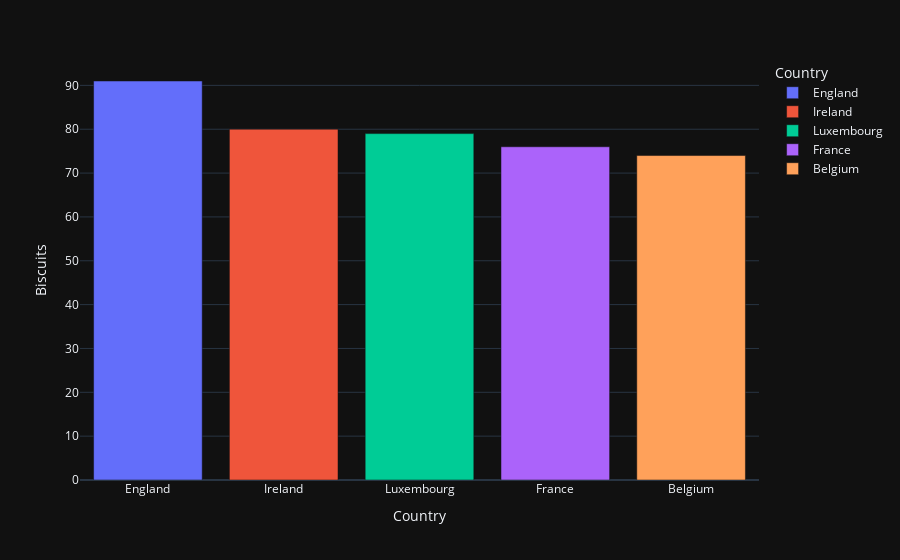

The code cell stored with this chart in its notebook:
### Code cell
fig = px.bar(top5biscuits, x='Country', y='Biscuits', color='Country', template="plotly_dark")
fig.show()

### Figure 1 — Plotly figure (JSON) as saved in the notebook; plotly's stock layout.template omitted (floating-point values rounded to 4 significant figures)
{"data": [{"alignmentgroup": "True", "hovertemplate": "Country=%{x}<br>Biscuits=%{y}<extra></extra>", "legendgroup": "England", "marker": {"color": "#636efa", "pattern": {"shape": ""}}, "name": "England", "offsetgroup": "England", "orientation": "v", "showlegend": true, "textposition": "auto", "type": "bar", "x": ["England"], "xaxis": "x", "y": [91], "yaxis": "y"}, {"alignmentgroup": "True", "hovertemplate": "Country=%{x}<br>Biscuits=%{y}<extra></extra>", "legendgroup": "Ireland", "marker": {"color": "#EF553B", "pattern": {"shape": ""}}, "name": "Ireland", "offsetgroup": "Ireland", "orientation": "v", "showlegend": true, "textposition": "auto", "type": "bar", "x": ["Ireland"], "xaxis": "x", "y": [80], "yaxis": "y"}, {"alignmentgroup": "True", "hovertemplate": "Country=%{x}<br>Biscuits=%{y}<extra></extra>", "legendgroup": "Luxembourg", "marker": {"color": "#00cc96", "pattern": {"shape": ""}}, "name": "Luxembourg", "offsetgroup": "Luxembourg", "orientation": "v", "showlegend": true, "textposition": "auto", "type": "bar", "x": ["Luxembourg"], "xaxis": "x", "y": [79], "yaxis": "y"}, {"alignmentgroup": "True", "hovertemplate": "Country=%{x}<br>Biscuits=%{y}<extra></extra>", "legendgroup": "France", "marker": {"color": "#ab63fa", "pattern": {"shape": ""}}, "name": "France", "offsetgroup": "France", "orientation": "v", "showlegend": true, "textposition": "auto", "type": "bar", "x": ["France"], "xaxis": "x", "y": [76], "yaxis": "y"}, {"alignmentgroup": "True", "hovertemplate": "Country=%{x}<br>Biscuits=%{y}<extra></extra>", "legendgroup": "Belgium", "marker": {"color": "#FFA15A", "pattern": {"shape": ""}}, "name": "Belgium", "offsetgroup": "Belgium", "orientation": "v", "showlegend": true, "textposition": "auto", "type": "bar", "x": ["Belgium"], "xaxis": "x", "y": [74], "yaxis": "y"}], "layout": {"barmode": "relative", "legend": {"title": {"text": "Country"}, "tracegroupgap": 0}, "margin": {"t": 60}, "xaxis": {"anchor": "y", "categoryarray": ["England", "Ireland", "Luxembourg", "France", "Belgium"], "categoryorder": "array", "domain": [0, 1], "title": {"text": "Country"}}, "yaxis": {"anchor": "x", "domain": [0, 1], "title": {"text": "Biscuits"}}}}
